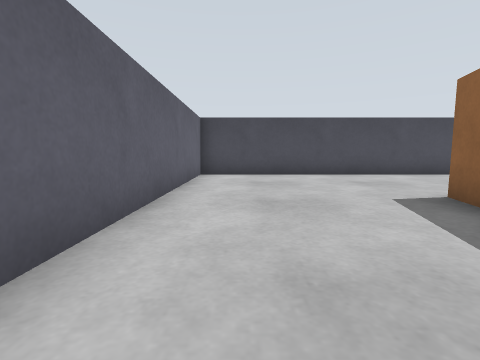
[1] (above)

16 first-person views from a walk through a Gazebo world. The camera is 0.39 m above the floor, tilts 6° down and sees 85° across. The floor is counted in squares, 0.5 m on a side. Each view is taken from the middle of a square. On the plan, view 1 faces up. The plan holds only what a view shows up to about 10 squares ahead; the rest is blank. The place goes on beyond the plan.

[2]
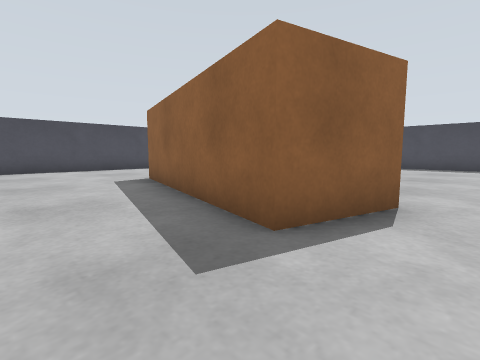

[3]
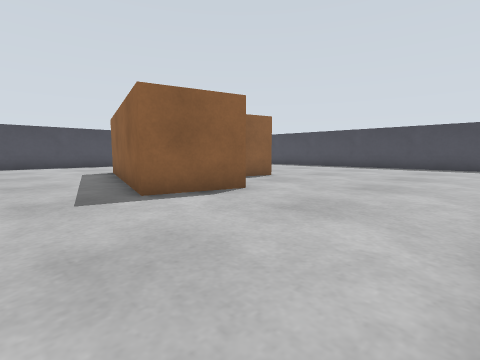

[4]
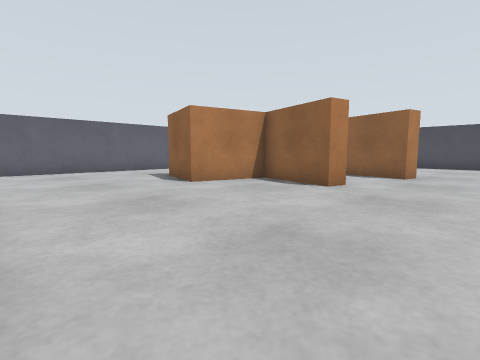

[5]
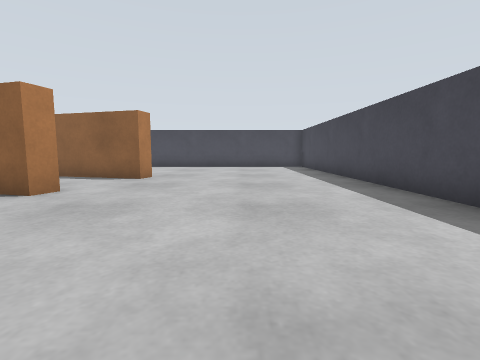

[6]
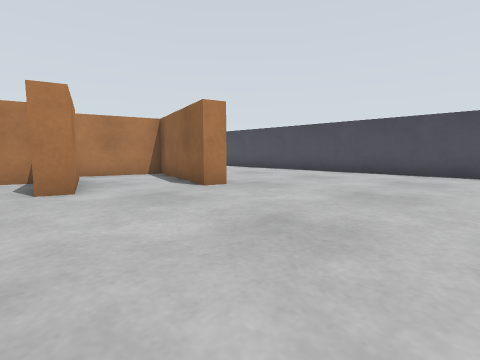

[7]
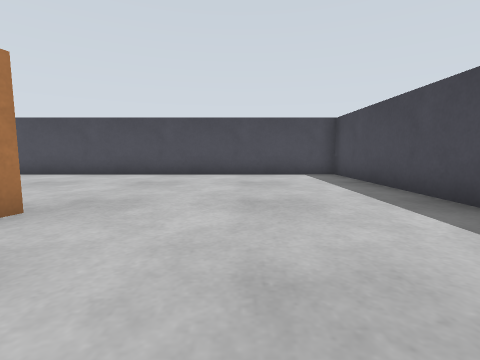

[8]
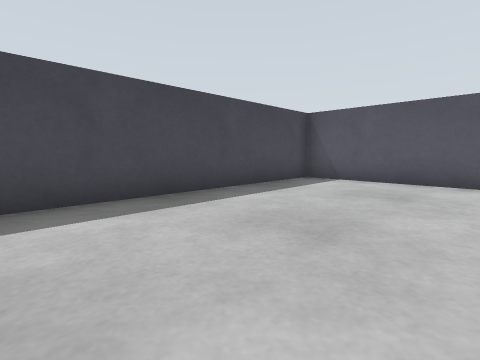

[9]
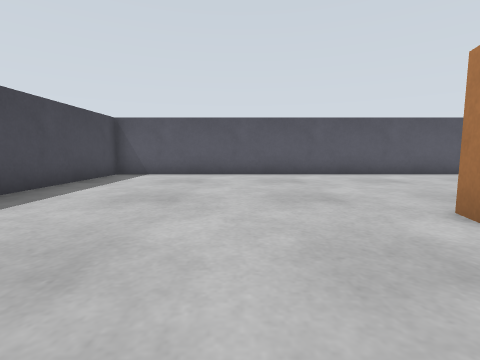

[10]
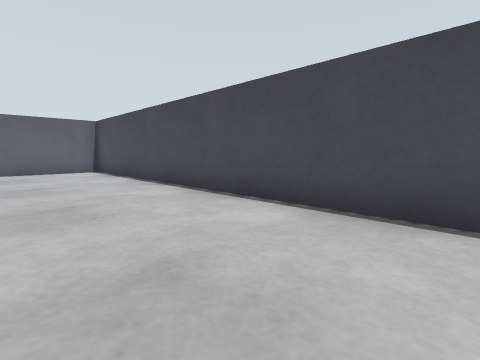

[11]
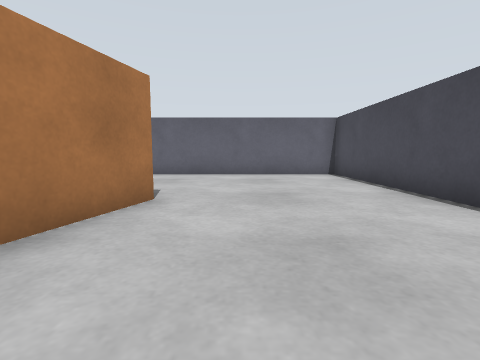

[12]
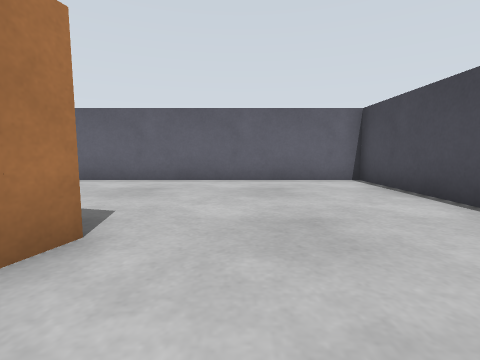

[13]
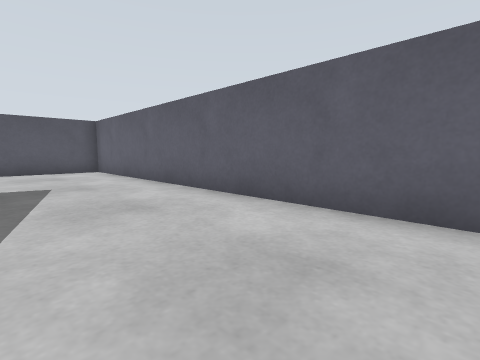

[14]
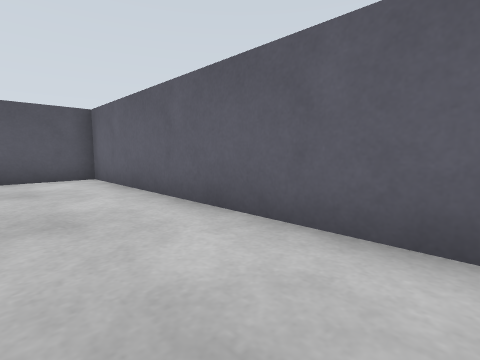

[15]
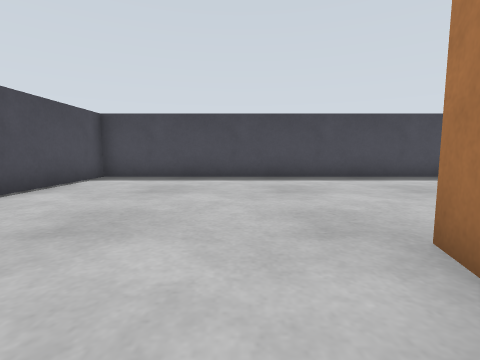

[16]
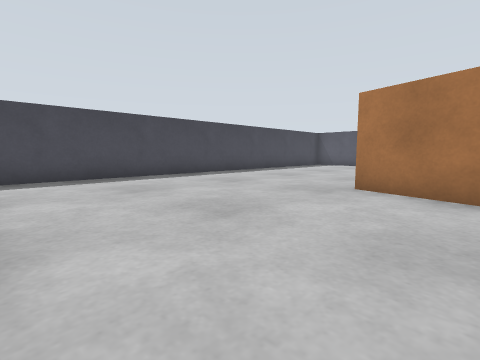

### Floor plan
Points are (right, up) in squares from view 1. A wall is a line through its corners. A room is listed if a view was taken in it or the views show most of it. See-through windows are left out.
Room 1 (views 1, 2, 3, 4, 5, 6, 7, 8, 9, 10, 11, 12, 13, 14, 15, 16)
walls: (5.3, 0.8) (7.4, 0.2) (7.2, -0.3) (4.8, 0.3) (4.2, -2) (2.1, -1.4) (3.7, 4.6) (8.2, 3.3) (8, 2.8) (5.7, 3.4); (14.4, -6.4) (14.4, 9.4) (-1.4, 9.4) (-1.4, -6.4) (14.4, -6.4)
ways out: opening at (6, 2) to room 2
Room 2 (no view inside)
walls: (4.3, 1.1) (5.3, 0.8); (5.7, 3.4) (4.1, 3.8) (3.4, 1.2)
ways out: opening at (6, 2) to room 1

Where each view was taken, in squares from view 1:
view 1: 0 up, 0 right, facing up
view 2: 3 down, 0 right, facing up-right
view 3: 6 down, 0 right, facing up-right
view 4: 6 down, 10 right, facing up-left
view 5: 5 down, 11 right, facing up
view 6: 1 down, 13 right, facing up-left
view 7: 0 up, 11 right, facing up
view 8: 1 up, 10 right, facing down-right
view 9: 3 up, 10 right, facing down
view 10: 6 up, 10 right, facing up-left
view 11: 6 up, 8 right, facing left
view 12: 6 up, 6 right, facing left
view 13: 5 up, 2 right, facing down-left
view 14: 2 up, 1 right, facing down-left
view 15: 5 up, 6 right, facing right
view 16: 9 up, 6 right, facing down-right
